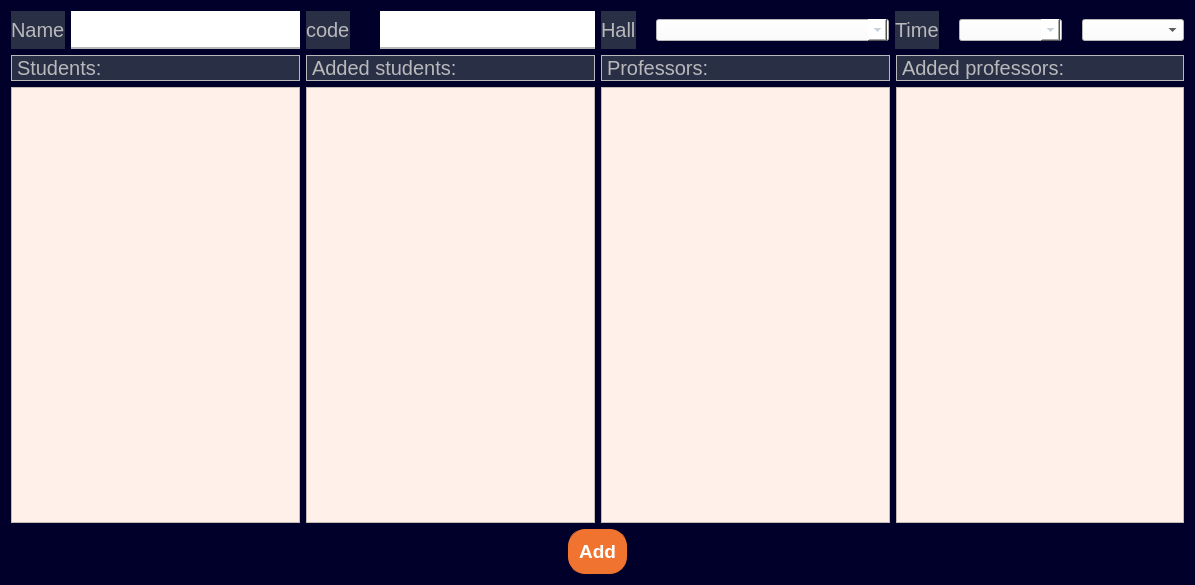
<?xml version="1.0" encoding="UTF-8"?>
<ui version="4.0">
 <class>AddCoursePage</class>
 <widget class="QDialog" name="AddCoursePage">
  <property name="geometry">
   <rect>
    <x>0</x>
    <y>0</y>
    <width>1195</width>
    <height>585</height>
   </rect>
  </property>
  <property name="windowTitle">
   <string>Add Course Page</string>
  </property>
  <property name="styleSheet">
   <string notr="true">/*Copyright (c) DevSec Studio. All rights reserved.
font: 700 9pt &quot;Microsoft PhagsPa&quot;;

MIT License

Permission is hereby granted, free of charge, to any person obtaining a copy
of this software and associated documentation files (the &quot;Software&quot;), to deal
in the Software without restriction, including without limitation the rights
to use, copy, modify, merge, publish, distribute, sublicense, and/or sell
copies of the Software, and to permit persons to whom the Software is
furnished to do so, subject to the following conditions:

The above copyright notice and this permission notice shall be included in all
copies or substantial portions of the Software.

THE SOFTWARE IS PROVIDED *AS IS*, WITHOUT WARRANTY OF ANY KIND, EXPRESS OR
IMPLIED, INCLUDING BUT NOT LIMITED TO THE WARRANTIES OF MERCHANTABILITY,
FITNESS FOR A PARTICULAR PURPOSE AND NONINFRINGEMENT. IN NO EVENT SHALL THE
AUTHORS OR COPYRIGHT HOLDERS BE LIABLE FOR ANY CLAIM, DAMAGES OR OTHER
LIABILITY, WHETHER IN AN ACTION OF CONTRACT, TORT OR OTHERWISE, ARISING FROM,
OUT OF OR IN CONNECTION WITH THE SOFTWARE OR THE USE OR OTHER DEALINGS IN THE SOFTWARE.
*/

/*-----QWidget-----*/
QWidget
{
	background-color: rgb(0, 0, 42);
	color: #000000;
	border-color: #000000;

}


/*-----QLabel-----*/
QLabel
{
	background-color: #292f45;
	color: #b9b9bb;
	border-color: #000000;

}


/*-----QPushButton-----*/
QPushButton
{
	background-color: #f0742f;
	color: #fff;
	font-weight: bold;
	border-style: solid;
	border-width: 1px;
	border-radius: 17px;
	border-color: #f0742f;
	padding: 10px;

}


QPushButton::hover
{
	background-color: #fc7c11;
	color: #fff;

}


QPushButton::pressed
{
	background-color: #ff6b35;
	color: #fff;

}


/*-----QToolButton-----*/
QToolButton
{
	background-color: #292f45;
	color: #000000;
	border-style: solid;
	border-color: #000000;

}


QToolButton::hover
{
	background-color: #fc7c11;
	color: #000000;
	padding: 2px;
	border-radius: 15px;
	border-color: #fc7c11;

}


QToolButton::pressed
{
	background-color: #fc7c11;
	color: #000000;
	border-style: solid;
	border-width: 2px;

}


/*-----QLineEdit-----*/
QLineEdit{
	background-color: rgb(255, 255, 255);
	color: #b9b9bb;
	font-weight: bold;
	border-style: solid;
	border-width: 2px;
	border-top: 0px;
	border-left: 0px;
	border-right: 0px;
	border-color: #b9b9bb;
	padding: 10px;

}


/*-----QCheckBox-----*/
QCheckBox
{
	background-color: transparent;
	color: #b9b9bb;
	font-weight: bold;

}


QCheckBox::indicator
{
    color: #b1b1b1;
    background-color: #00111d;
    border: 1px solid #f0742f;
    width: 12px;
    height: 12px;

}


QCheckBox::indicator:checked
{
    image:url(&quot;./ressources/check.png&quot;); /*To replace*/
	background-color: #1f2b2b;
    border: 1px solid #f0742f;

}


QCheckBox::indicator:unchecked:hover
{
    border: 1px solid #f0742f;

}


QCheckBox::disabled
{
	color: #656565;

}


QCheckBox::indicator:disabled
{
	background-color: #656565;
	color: #656565;
    border: 1px solid #656565;

}
</string>
  </property>
  <layout class="QVBoxLayout" name="verticalLayout_5">
   <item>
    <layout class="QHBoxLayout" name="horizontalLayout_5">
     <item>
      <layout class="QHBoxLayout" name="horizontalLayout_9" stretch="0,0">
       <item>
        <widget class="QLabel" name="name">
         <property name="font">
          <font>
           <pointsize>15</pointsize>
          </font>
         </property>
         <property name="frameShape">
          <enum>QFrame::NoFrame</enum>
         </property>
         <property name="text">
          <string>Name</string>
         </property>
        </widget>
       </item>
       <item>
        <widget class="QLineEdit" name="nameLineEdit">
         <property name="styleSheet">
          <string notr="true">	color: rgb(35, 35, 35);
</string>
         </property>
        </widget>
       </item>
      </layout>
     </item>
     <item>
      <layout class="QHBoxLayout" name="horizontalLayout">
       <property name="spacing">
        <number>30</number>
       </property>
       <item>
        <widget class="QLabel" name="code">
         <property name="font">
          <font>
           <pointsize>15</pointsize>
          </font>
         </property>
         <property name="frameShape">
          <enum>QFrame::NoFrame</enum>
         </property>
         <property name="text">
          <string>code</string>
         </property>
        </widget>
       </item>
       <item>
        <widget class="QLineEdit" name="codeLineEdit">
         <property name="styleSheet">
          <string notr="true">	color: rgb(35, 35, 35);</string>
         </property>
        </widget>
       </item>
      </layout>
     </item>
     <item>
      <layout class="QHBoxLayout" name="horizontalLayout_3" stretch="0,1">
       <property name="spacing">
        <number>20</number>
       </property>
       <item>
        <widget class="QLabel" name="Hall">
         <property name="font">
          <font>
           <pointsize>15</pointsize>
          </font>
         </property>
         <property name="frameShape">
          <enum>QFrame::NoFrame</enum>
         </property>
         <property name="text">
          <string>Hall</string>
         </property>
        </widget>
       </item>
       <item>
        <widget class="QComboBox" name="lecHallCBox">
         <property name="sizePolicy">
          <sizepolicy hsizetype="Preferred" vsizetype="Fixed">
           <horstretch>0</horstretch>
           <verstretch>0</verstretch>
          </sizepolicy>
         </property>
         <property name="baseSize">
          <size>
           <width>0</width>
           <height>0</height>
          </size>
         </property>
         <property name="styleSheet">
          <string notr="true">QComboBox {
	color: #a9b7c6;	
	background: #ffffff;
}
QComboBox:editable {
	background: #ffffff;
	color: #a9b7c6;
	selection-background-color: #1e1d23;
}
QComboBox QAbstractItemView {
	color: #a9b7c6;	
	background: #ffffff;
	selection-color: #FFFFFF;
	selection-background-color: #1e1d23;
}
QComboBox:!editable:on, QComboBox::drop-down:editable:on {
	color: #a9b7c6;	
	background: #ffffff;
}</string>
         </property>
         <property name="insertPolicy">
          <enum>QComboBox::InsertAlphabetically</enum>
         </property>
        </widget>
       </item>
      </layout>
     </item>
     <item>
      <layout class="QHBoxLayout" name="horizontalLayout_2" stretch="0,1,1">
       <property name="spacing">
        <number>20</number>
       </property>
       <item>
        <widget class="QLabel" name="Time">
         <property name="font">
          <font>
           <pointsize>15</pointsize>
          </font>
         </property>
         <property name="frameShape">
          <enum>QFrame::NoFrame</enum>
         </property>
         <property name="text">
          <string>Time</string>
         </property>
        </widget>
       </item>
       <item>
        <widget class="QComboBox" name="dayComboBox">
         <property name="styleSheet">
          <string notr="true">QComboBox {
	color: #a9b7c6;	
	background: #ffffff;
}
QComboBox:editable {
	background: #ffffff;
	color: #a9b7c6;
	selection-background-color: #1e1d23;
}
QComboBox QAbstractItemView {
	color: #a9b7c6;	
	background: #ffffff;
	selection-color: #FFFFFF;
	selection-background-color: #1e1d23;
}
QComboBox:!editable:on, QComboBox::drop-down:editable:on {
	color: #a9b7c6;	
	background: #ffffff;
}</string>
         </property>
         <property name="insertPolicy">
          <enum>QComboBox::InsertAlphabetically</enum>
         </property>
        </widget>
       </item>
       <item>
        <widget class="QComboBox" name="timeComboBox">
         <property name="styleSheet">
          <string notr="true">background-color: rgb(255, 255, 255);</string>
         </property>
        </widget>
       </item>
      </layout>
     </item>
    </layout>
   </item>
   <item>
    <layout class="QHBoxLayout" name="horizontalLayout_7">
     <item>
      <layout class="QHBoxLayout" name="horizontalLayout_6">
       <item>
        <layout class="QVBoxLayout" name="verticalLayout_2">
         <item>
          <widget class="QLabel" name="students">
           <property name="font">
            <font>
             <pointsize>15</pointsize>
            </font>
           </property>
           <property name="frameShape">
            <enum>QFrame::Box</enum>
           </property>
           <property name="text">
            <string>Students:</string>
           </property>
          </widget>
         </item>
         <item>
          <widget class="QTableWidget" name="allStudentsTable">
           <property name="styleSheet">
            <string notr="true">QWidget {
    background-color: rgb(255, 241, 233);
    color: #fffff8;
}

QHeaderView::section {
    background-color: #ff8f57;
    padding: 4px;
    border: 1px solid #fffff8;
    font-size: 14pt;
}

QTableWidget {
    gridline-color: #fffff8;
    font-size: 18pt;
}

QTableView::item 
{
    font-size: 18pt;
	color: rgb(0, 0, 0);
}
</string>
           </property>
           <property name="editTriggers">
            <set>QAbstractItemView::NoEditTriggers</set>
           </property>
           <property name="alternatingRowColors">
            <bool>true</bool>
           </property>
           <property name="selectionMode">
            <enum>QAbstractItemView::SingleSelection</enum>
           </property>
           <property name="selectionBehavior">
            <enum>QAbstractItemView::SelectRows</enum>
           </property>
           <property name="sortingEnabled">
            <bool>true</bool>
           </property>
           <attribute name="horizontalHeaderStretchLastSection">
            <bool>true</bool>
           </attribute>
          </widget>
         </item>
        </layout>
       </item>
       <item>
        <layout class="QVBoxLayout" name="verticalLayout">
         <item>
          <widget class="QLabel" name="students_2">
           <property name="font">
            <font>
             <pointsize>15</pointsize>
            </font>
           </property>
           <property name="frameShape">
            <enum>QFrame::Box</enum>
           </property>
           <property name="text">
            <string>Added students:</string>
           </property>
          </widget>
         </item>
         <item>
          <widget class="QTableWidget" name="addedStudentsTable">
           <property name="styleSheet">
            <string notr="true">QWidget {
    background-color: rgb(255, 241, 233);
    color: #fffff8;
}

QHeaderView::section {
    background-color: #ff8f57;
    padding: 4px;
    border: 1px solid #fffff8;
    font-size: 14pt;
}

QTableWidget {
    gridline-color: #fffff8;
    font-size: 18pt;
}

QTableView::item 
{
    font-size: 18pt;
	color: rgb(0, 0, 0);
}
</string>
           </property>
           <property name="editTriggers">
            <set>QAbstractItemView::NoEditTriggers</set>
           </property>
           <property name="alternatingRowColors">
            <bool>true</bool>
           </property>
           <property name="selectionMode">
            <enum>QAbstractItemView::SingleSelection</enum>
           </property>
           <property name="selectionBehavior">
            <enum>QAbstractItemView::SelectRows</enum>
           </property>
           <property name="sortingEnabled">
            <bool>true</bool>
           </property>
           <attribute name="horizontalHeaderStretchLastSection">
            <bool>true</bool>
           </attribute>
          </widget>
         </item>
        </layout>
       </item>
      </layout>
     </item>
     <item>
      <layout class="QHBoxLayout" name="horizontalLayout_4">
       <item>
        <layout class="QVBoxLayout" name="verticalLayout_4">
         <item>
          <widget class="QLabel" name="professors">
           <property name="font">
            <font>
             <pointsize>15</pointsize>
            </font>
           </property>
           <property name="frameShape">
            <enum>QFrame::Box</enum>
           </property>
           <property name="text">
            <string>Professors:</string>
           </property>
          </widget>
         </item>
         <item>
          <widget class="QTableWidget" name="allProfessorsTable">
           <property name="styleSheet">
            <string notr="true">
QWidget {
    background-color: rgb(255, 241, 233);
    color: #fffff8;
}

QHeaderView::section {
    background-color: #ff8f57;
    padding: 4px;
    border: 1px solid #fffff8;
    font-size: 14pt;
}

QTableWidget {
    gridline-color: #fffff8;
    font-size: 18pt;
}

QTableView::item 
{
    font-size: 18pt;
	color: rgb(0, 0, 0);
}
</string>
           </property>
           <property name="editTriggers">
            <set>QAbstractItemView::NoEditTriggers</set>
           </property>
           <property name="alternatingRowColors">
            <bool>true</bool>
           </property>
           <property name="selectionMode">
            <enum>QAbstractItemView::SingleSelection</enum>
           </property>
           <property name="selectionBehavior">
            <enum>QAbstractItemView::SelectRows</enum>
           </property>
           <property name="sortingEnabled">
            <bool>true</bool>
           </property>
           <attribute name="horizontalHeaderStretchLastSection">
            <bool>true</bool>
           </attribute>
          </widget>
         </item>
        </layout>
       </item>
       <item>
        <layout class="QVBoxLayout" name="verticalLayout_3">
         <item>
          <widget class="QLabel" name="professors_2">
           <property name="font">
            <font>
             <pointsize>15</pointsize>
            </font>
           </property>
           <property name="frameShape">
            <enum>QFrame::Box</enum>
           </property>
           <property name="text">
            <string>Added professors:</string>
           </property>
          </widget>
         </item>
         <item>
          <widget class="QTableWidget" name="addedProfessorsTable">
           <property name="styleSheet">
            <string notr="true">QWidget {
    background-color: rgb(255, 241, 233);
    color: #fffff8;
}

QHeaderView::section {
    background-color: #ff8f57;
    padding: 4px;
    border: 1px solid #fffff8;
    font-size: 14pt;
}

QTableWidget {
    gridline-color: #fffff8;
    font-size: 18pt;
}

QTableView::item 
{
    font-size: 18pt;
	color: rgb(0, 0, 0);
}
</string>
           </property>
           <property name="editTriggers">
            <set>QAbstractItemView::NoEditTriggers</set>
           </property>
           <property name="alternatingRowColors">
            <bool>true</bool>
           </property>
           <property name="selectionMode">
            <enum>QAbstractItemView::SingleSelection</enum>
           </property>
           <property name="selectionBehavior">
            <enum>QAbstractItemView::SelectRows</enum>
           </property>
           <property name="sortingEnabled">
            <bool>true</bool>
           </property>
           <attribute name="horizontalHeaderStretchLastSection">
            <bool>true</bool>
           </attribute>
          </widget>
         </item>
        </layout>
       </item>
      </layout>
     </item>
    </layout>
   </item>
   <item>
    <layout class="QHBoxLayout" name="horizontalLayout_8">
     <item>
      <spacer name="horizontalSpacer_2">
       <property name="orientation">
        <enum>Qt::Horizontal</enum>
       </property>
       <property name="sizeHint" stdset="0">
        <size>
         <width>40</width>
         <height>20</height>
        </size>
       </property>
      </spacer>
     </item>
     <item>
      <widget class="QPushButton" name="addPushButton">
       <property name="font">
        <font>
         <pointsize>14</pointsize>
         <bold>true</bold>
        </font>
       </property>
       <property name="text">
        <string>Add</string>
       </property>
       <property name="icon">
        <iconset>
         <selectedoff>:/new/img/add.png</selectedoff>
        </iconset>
       </property>
       <property name="iconSize">
        <size>
         <width>37</width>
         <height>37</height>
        </size>
       </property>
      </widget>
     </item>
     <item>
      <spacer name="horizontalSpacer">
       <property name="orientation">
        <enum>Qt::Horizontal</enum>
       </property>
       <property name="sizeHint" stdset="0">
        <size>
         <width>40</width>
         <height>20</height>
        </size>
       </property>
      </spacer>
     </item>
    </layout>
   </item>
  </layout>
 </widget>
 <resources/>
 <connections/>
</ui>
